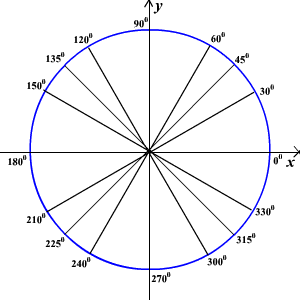
//> input picture input/4.png, 300 x 300 px
$ ./detect_image_line_45_60   (built with g++ and OpenCV 4)
//> lines starting //> are read from the running program, lines starting //| are printed output that depends on the picture; after the words box and inside, x2 and y2 are one past the last pixel; in counts of white or black regions, pixels touching at a corner belong together
#include "cv.h"
#include "cxcore.h"
#include "highgui.h"

int main()
{
	double a[209] = { 0, 0, 0, 0, 0, 0, 0, 0, 0, 0.02564, 0.02564,
		0, 0, 0, 0, 0, 0, 0, 0, 0, 0.02564, 0.02564,
		0, 0, 0, 0, 0, 0, 0, 0, 0.02564, 0.02564, 0,
		0, 0, 0, 0, 0, 0, 0, 0, 0.02564, 0.02564, 0,
		0, 0, 0, 0, 0, 0, 0, 0.02564, 0.02564, 0, 0,
		0, 0, 0, 0, 0, 0, 0, 0.02564, 0.02564, 0, 0,
		0, 0, 0, 0, 0, 0, 0.02564, 0.02564, 0, 0, 0,
		0, 0, 0, 0, 0, 0, 0.02564, 0.02564, 0, 0, 0,
		0, 0, 0, 0, 0, 0.02564, 0.02564, 0, 0, 0, 0,
		0, 0, 0, 0, 0.02564, 0.02564, 0.02564, 0, 0, 0, 0,
		0, 0, 0, 0, 0.02564, 0.02564, 0, 0, 0, 0, 0,
		0, 0, 0, 0.02564, 0.02564, 0, 0, 0, 0, 0, 0,
		0, 0, 0, 0.02564, 0.02564, 0, 0, 0, 0, 0, 0,
		0, 0, 0.02564, 0.02564, 0, 0, 0, 0, 0, 0, 0,
		0, 0, 0.02564, 0.02564, 0, 0, 0, 0, 0, 0, 0,
		0, 0.02564, 0.02564, 0, 0, 0, 0, 0, 0, 0, 0,
		0, 0.02564, 0.02564, 0, 0, 0, 0, 0, 0, 0, 0,
		0.02564, 0.02564, 0, 0, 0, 0, 0, 0, 0, 0, 0,
		0.02564, 0.02564, 0, 0, 0, 0, 0, 0, 0, 0, 0
	};
	double b[209] = { 0.02564, 0.02564, 0, 0, 0, 0, 0, 0, 0, 0, 0,
		0.02564, 0.02564, 0, 0, 0, 0, 0, 0, 0, 0, 0,
		0, 0.02564, 0.02564, 0, 0, 0, 0, 0, 0, 0, 0,
		0, 0.02564, 0.02564, 0, 0, 0, 0, 0, 0, 0, 0,
		0, 0, 0.02564, 0.02564, 0, 0, 0, 0, 0, 0, 0,
		0, 0, 0.02564, 0.02564, 0, 0, 0, 0, 0, 0, 0,
		0, 0, 0, 0.02564, 0.02564, 0, 0, 0, 0, 0, 0,
		0, 0, 0, 0.02564, 0.02564, 0, 0, 0, 0, 0, 0,
		0, 0, 0, 0, 0.02564, 0.02564, 0, 0, 0, 0, 0,
		0, 0, 0, 0, 0.02564, 0.02564, 0.02564, 0, 0, 0, 0,
		0, 0, 0, 0, 0, 0.02564, 0.02564, 0, 0, 0, 0,
		0, 0, 0, 0, 0, 0, 0.02564, 0.02564, 0, 0, 0,
		0, 0, 0, 0, 0, 0, 0.02564, 0.02564, 0, 0, 0,
		0, 0, 0, 0, 0, 0, 0, 0.02564, 0.02564, 0, 0,
		0, 0, 0, 0, 0, 0, 0, 0.02564, 0.02564, 0, 0,
		0, 0, 0, 0, 0, 0, 0, 0, 0.02564, 0.02564, 0,
		0, 0, 0, 0, 0, 0, 0, 0, 0.02564, 0.02564, 0,
		0, 0, 0, 0, 0, 0, 0, 0, 0, 0.02564, 0.02564,
		0, 0, 0, 0, 0, 0, 0, 0, 0, 0.02564, 0.02564
	};
	double c[25] = { 0.2, 0, 0, 0, 0,
		0, 0.2, 0, 0, 0,
		0, 0, 0.2, 0, 0,
		0, 0, 0, 0.2, 0,
		0, 0, 0, 0, 0.2
	};
	double d[25] = { 0, 0, 0, 0, 0.2,
		0, 0, 0, 0.2, 0,
		0, 0, 0.2, 0, 0,
		0, 0.2, 0, 0, 0,
		0.2, 0, 0, 0, 0
	};
	CvMat kernel1 = cvMat(19, 11, CV_64FC1, a); // Goc 60
	CvMat kernel2 = cvMat(19, 11, CV_64FC1, b); // Goc -60
	CvMat kernel3 = cvMat(5, 5, CV_64FC1, c); // Goc -45
	CvMat kernel4 = cvMat(5, 5, CV_64FC1, d); // Goc 45
	IplImage* img = cvLoadImage("4.png");
//> img is the input picture: 300 rows x 300 cols, CV_8UC3; mean B, G, R 246.3, 242.9, 242.9
	IplImage* gray = cvCreateImage(cvGetSize(img), IPL_DEPTH_8U, 1);
	IplImage* out1 = cvCreateImage(cvGetSize(img), IPL_DEPTH_8U, 1);
	IplImage* out2 = cvCreateImage(cvGetSize(img), IPL_DEPTH_8U, 1);
	IplImage* out3 = cvCreateImage(cvGetSize(img), IPL_DEPTH_8U, 1);
	IplImage* out4 = cvCreateImage(cvGetSize(img), IPL_DEPTH_8U, 1);
	IplImage* result = cvCreateImage(cvGetSize(img), IPL_DEPTH_8U, 1);
	cvCvtColor(img, gray, CV_RGB2GRAY); // chuyen doi anh mau sang anh xam
	cvNot(gray, gray); // convert graysacle
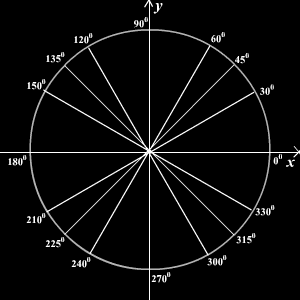
//> gray: 300 rows x 300 cols, CV_8UC1; min 0, max 255, mean 11.1
	cvFilter2D(gray, out1, &kernel1, cvPoint(-1, -1));
	cvFilter2D(gray, out2, &kernel2, cvPoint(-1, -1));
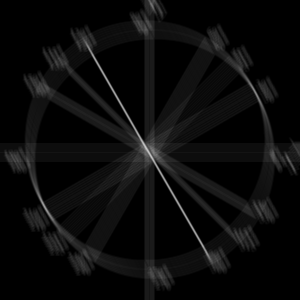
//> out2: 300 rows x 300 cols, CV_8UC1; min 0, max 201, mean 11.1
	cvFilter2D(gray, out3, &kernel3, cvPoint(-1, -1));
	cvFilter2D(gray, out4, &kernel4, cvPoint(-1, -1));
	cvThreshold(out1, out1, 140, 255, CV_THRESH_BINARY);
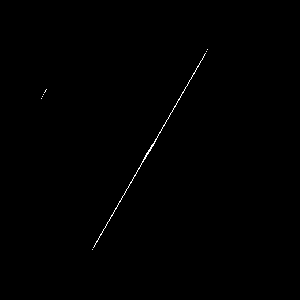
//> out1: 300 rows x 300 cols, CV_8UC1; 0.27% white in thin lines or dots, all inside (x1, y1, x2, y2) = (41, 49, 208, 250)
	cvThreshold(out2, out2, 140, 255, CV_THRESH_BINARY);
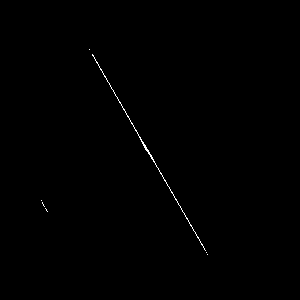
//> out2: 300 rows x 300 cols, CV_8UC1; 0.28% white in thin lines or dots, all inside (x1, y1, x2, y2) = (41, 49, 208, 255)
	cvThreshold(out3, out3, 200, 255, CV_THRESH_BINARY);
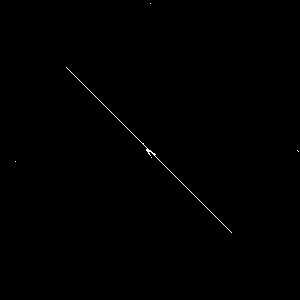
//> out3: 300 rows x 300 cols, CV_8UC1; 0.21% white in thin lines or dots, all inside (x1, y1, x2, y2) = (15, 3, 299, 233)
	cvThreshold(out4, out4, 200, 255, CV_THRESH_BINARY);
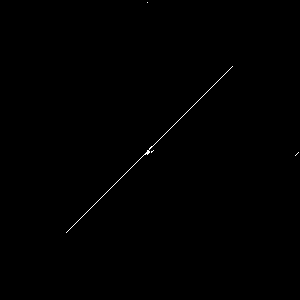
//> out4: 300 rows x 300 cols, CV_8UC1; 0.21% white in thin lines or dots, all inside (x1, y1, x2, y2) = (66, 2, 299, 233)
	cvAdd(out1, out2, result);
	cvAdd(out4, result, result);
	cvAdd(out3, result, result);
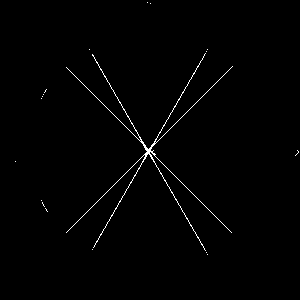
//> result: 300 rows x 300 cols, CV_8UC1; 0.92% white in thin lines or dots, all inside (x1, y1, x2, y2) = (15, 2, 299, 255)
	cvNot(result, result);
	cvNamedWindow("anhgoc", CV_WINDOW_AUTOSIZE);
	cvNamedWindow("Result", CV_WINDOW_AUTOSIZE);
	cvNamedWindow("Goc 60", CV_WINDOW_AUTOSIZE);
	cvNamedWindow("Goc -60", CV_WINDOW_AUTOSIZE);
	cvNamedWindow("Goc -45", CV_WINDOW_AUTOSIZE);
	cvNamedWindow("Goc 45", CV_WINDOW_AUTOSIZE);
	cvShowImage("anhgoc", img);
	cvShowImage("Goc 60", out1);
	cvShowImage("Goc -60", out2);
	cvShowImage("Goc -45", out3);
	cvShowImage("Goc 45", out4);
	cvShowImage("Result", result);
	cvWaitKey();
	cvReleaseImage(&img);
	cvReleaseImage(&out1);
	cvReleaseImage(&out2);
	cvReleaseImage(&out3);
	cvReleaseImage(&out4);
	cvDestroyAllWindows;
	return 0;
}

$ run again, with input/2.png copied over input/4.png
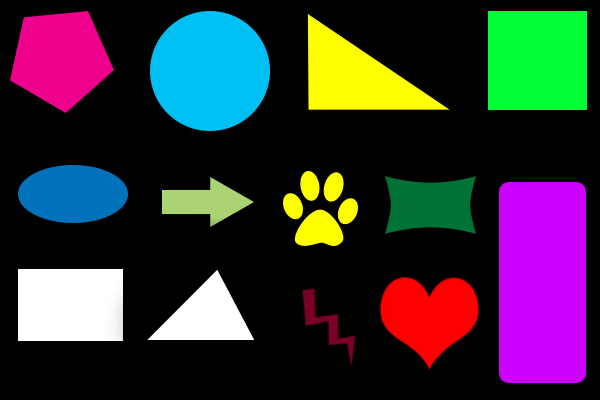
//> input picture input/2.png, 600 x 400 px
//> img is the input picture: 400 rows x 600 cols, CV_8UC3; mean B, G, R 54.3, 48, 52.4
//> `cvThreshold(out1, out1, 140, 255, CV_THRESH_BINARY);`:
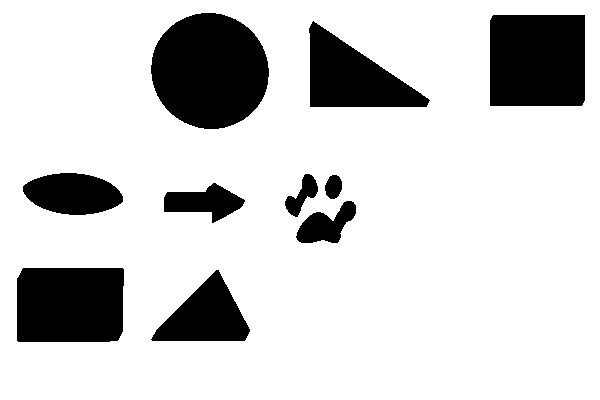
//> out1: 400 rows x 600 cols, CV_8UC1; 81.7% white; 10 black regions, largest, box (x1, y1, x2, y2) and area: (151, 13, 269, 129) 10702, (490, 15, 585, 106) 8627, (17, 268, 124, 342) 7787
//> `cvAdd(out1, out2, result);`:
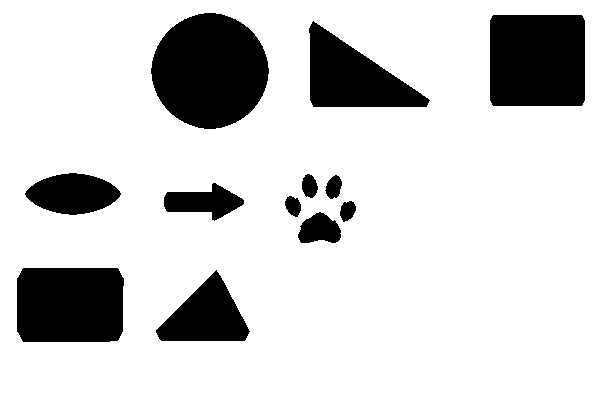
//> result: 400 rows x 600 cols, CV_8UC1; 82.2% white; 12 black regions, largest, box (x1, y1, x2, y2) and area: (151, 13, 269, 129) 10500, (490, 15, 585, 106) 8609, (17, 268, 124, 342) 7719

$ run again, with input/3.png copied over input/4.png
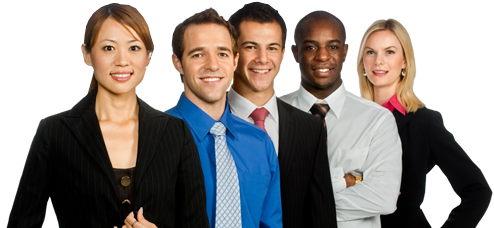
//> input picture input/3.png, 494 x 228 px
//> img is the input picture: 228 rows x 494 cols, CV_8UC3; mean B, G, R 137.9, 140.4, 145.8
//> `cvThreshold(out1, out1, 140, 255, CV_THRESH_BINARY);`:
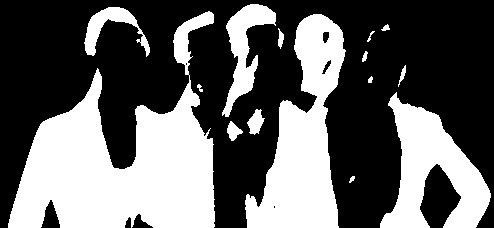
//> out1: 228 rows x 494 cols, CV_8UC1; 38.8% white; 15 white regions, largest, box (x1, y1, x2, y2) and area: (8, 11, 215, 228) 21305, (245, 14, 346, 228) 11046, (380, 92, 491, 228) 7208
//> `cvAdd(out3, result, result);`:
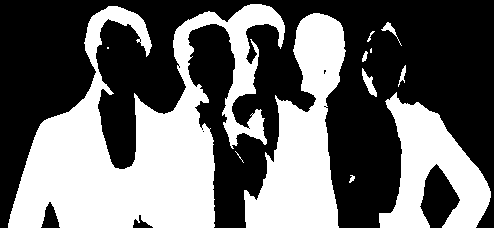
//> result: 228 rows x 494 cols, CV_8UC1; 41.7% white; 12 white regions (3 under 20 px), largest, box (x1, y1, x2, y2) and area: (8, 4, 285, 228) 27300, (244, 13, 346, 228) 11649, (379, 92, 491, 228) 7584

$ run again, with input/5.png copied over input/4.png
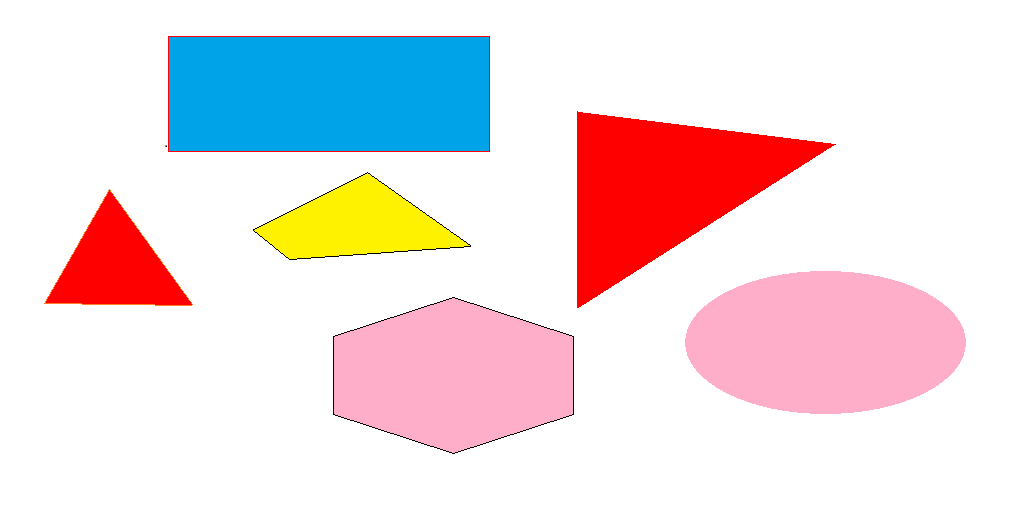
//> input picture input/5.png, 1021 x 507 px
//> img is the input picture: 507 rows x 1021 cols, CV_8UC3; mean B, G, R 224.5, 221.2, 236.5
//> `cvAdd(out4, result, result);`:
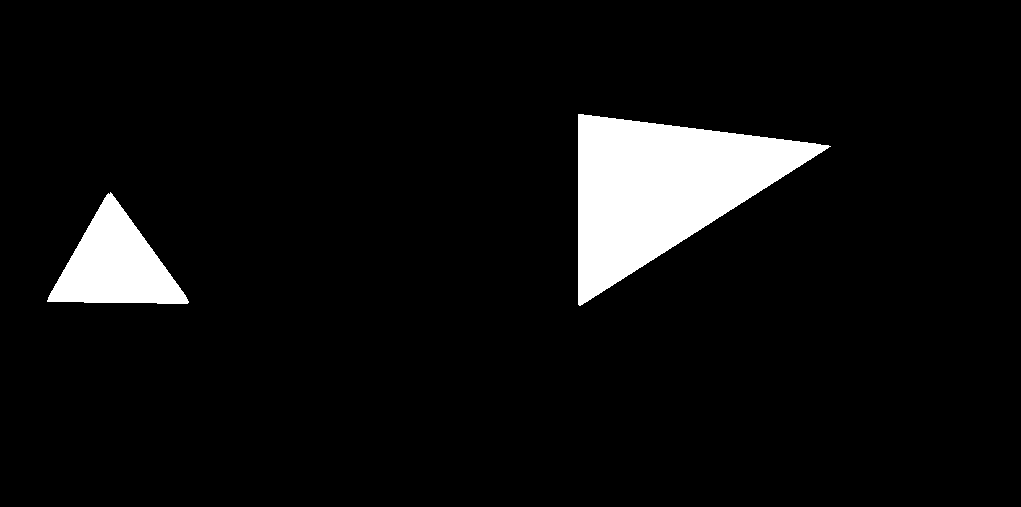
//> result: 507 rows x 1021 cols, CV_8UC1; 6.4% white; 2 white regions, box (x1, y1, x2, y2) and area: (578, 114, 831, 306) 24656, (47, 192, 189, 304) 8254
